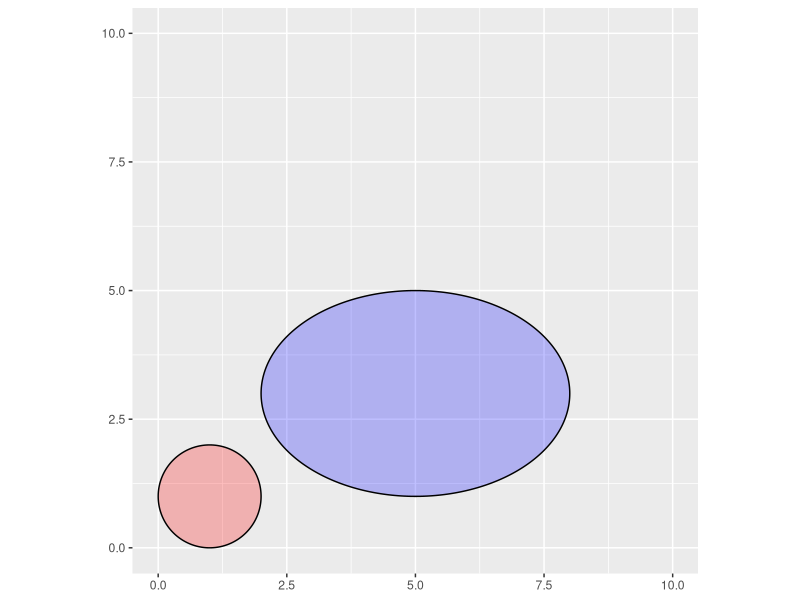

Here is the R script that generated this plot:

library(ggplot2)
library(ggforce)

ggplot() +
  geom_ellipse(aes(x0 = 1, y0 = 1, a = 1, b = 1, angle = 0), alpha = 0.25, fill = "red") +
  geom_ellipse(aes(x0 = 5, y0 = 3, a = 3, b = 2, angle = 0), alpha = 0.25, fill = "blue") +
  ylim(0,10) +
  xlim(0,10) +
  coord_fixed()
